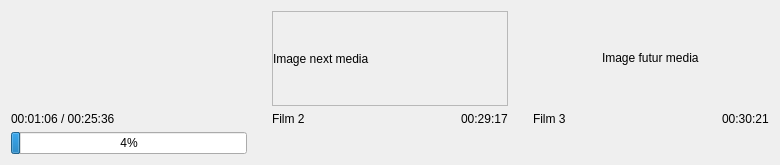
<?xml version="1.0" encoding="UTF-8"?>
<ui version="4.0">
 <class>PlayerTimelineWidget</class>
 <widget class="QWidget" name="PlayerTimelineWidget">
  <property name="geometry">
   <rect>
    <x>0</x>
    <y>0</y>
    <width>780</width>
    <height>165</height>
   </rect>
  </property>
  <property name="windowTitle">
   <string>Form</string>
  </property>
  <layout class="QGridLayout" name="gridLayout">
   <property name="horizontalSpacing">
    <number>25</number>
   </property>
   <item row="0" column="3" alignment="Qt::AlignHCenter|Qt::AlignVCenter">
    <widget class="QLabel" name="label_pictureFutureMedia">
     <property name="sizePolicy">
      <sizepolicy hsizetype="Ignored" vsizetype="Preferred">
       <horstretch>0</horstretch>
       <verstretch>0</verstretch>
      </sizepolicy>
     </property>
     <property name="text">
      <string>Image futur media</string>
     </property>
    </widget>
   </item>
   <item row="0" column="0">
    <widget class="VlcWidgetVideo" name="currentPlaybackVideo" native="true"/>
   </item>
   <item row="1" column="0">
    <widget class="QLabel" name="label_lengthCurrentMedia">
     <property name="sizePolicy">
      <sizepolicy hsizetype="Ignored" vsizetype="Fixed">
       <horstretch>0</horstretch>
       <verstretch>0</verstretch>
      </sizepolicy>
     </property>
     <property name="text">
      <string>00:01:06 / 00:25:36</string>
     </property>
    </widget>
   </item>
   <item row="1" column="2" rowspan="2">
    <layout class="QHBoxLayout" name="horizontalLayout">
     <item alignment="Qt::AlignTop">
      <widget class="QLabel" name="label_mediaNext">
       <property name="sizePolicy">
        <sizepolicy hsizetype="Ignored" vsizetype="Preferred">
         <horstretch>0</horstretch>
         <verstretch>0</verstretch>
        </sizepolicy>
       </property>
       <property name="text">
        <string>Film 2</string>
       </property>
      </widget>
     </item>
     <item alignment="Qt::AlignRight|Qt::AlignTop">
      <widget class="QLabel" name="label_lengthMediaNext">
       <property name="sizePolicy">
        <sizepolicy hsizetype="Maximum" vsizetype="Preferred">
         <horstretch>0</horstretch>
         <verstretch>0</verstretch>
        </sizepolicy>
       </property>
       <property name="text">
        <string>00:29:17</string>
       </property>
      </widget>
     </item>
    </layout>
   </item>
   <item row="2" column="0">
    <widget class="QProgressBar" name="progressBar_currentMedia">
     <property name="sizePolicy">
      <sizepolicy hsizetype="Ignored" vsizetype="Fixed">
       <horstretch>0</horstretch>
       <verstretch>0</verstretch>
      </sizepolicy>
     </property>
     <property name="value">
      <number>4</number>
     </property>
    </widget>
   </item>
   <item row="1" column="3" rowspan="2">
    <layout class="QHBoxLayout" name="horizontalLayout_2">
     <item alignment="Qt::AlignTop">
      <widget class="QLabel" name="label_mediaFuture">
       <property name="sizePolicy">
        <sizepolicy hsizetype="Ignored" vsizetype="Preferred">
         <horstretch>0</horstretch>
         <verstretch>0</verstretch>
        </sizepolicy>
       </property>
       <property name="text">
        <string>Film 3</string>
       </property>
      </widget>
     </item>
     <item alignment="Qt::AlignTop">
      <widget class="QLabel" name="label_lengthMediaFuture">
       <property name="sizePolicy">
        <sizepolicy hsizetype="Maximum" vsizetype="Preferred">
         <horstretch>0</horstretch>
         <verstretch>0</verstretch>
        </sizepolicy>
       </property>
       <property name="text">
        <string>00:30:21</string>
       </property>
      </widget>
     </item>
    </layout>
   </item>
   <item row="0" column="2">
    <widget class="QFrame" name="frame">
     <property name="frameShape">
      <enum>QFrame::StyledPanel</enum>
     </property>
     <property name="frameShadow">
      <enum>QFrame::Raised</enum>
     </property>
     <layout class="QHBoxLayout" name="horizontalLayout_3">
      <property name="margin">
       <number>0</number>
      </property>
      <item>
       <widget class="QLabel" name="label_pictureNextMedia">
        <property name="sizePolicy">
         <sizepolicy hsizetype="Ignored" vsizetype="Preferred">
          <horstretch>0</horstretch>
          <verstretch>0</verstretch>
         </sizepolicy>
        </property>
        <property name="text">
         <string>Image next media</string>
        </property>
       </widget>
      </item>
     </layout>
    </widget>
   </item>
  </layout>
 </widget>
 <customwidgets>
  <customwidget>
   <class>VlcWidgetVideo</class>
   <extends>QWidget</extends>
   <header>vlcwidgetvideo.h</header>
   <container>1</container>
  </customwidget>
 </customwidgets>
 <resources/>
 <connections/>
</ui>
